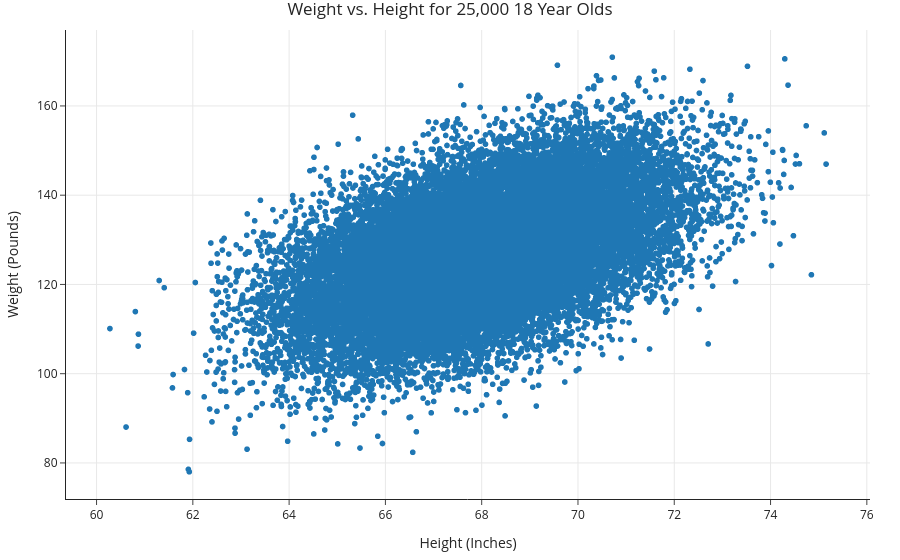

Notebook code for this chart:
### Code cell
people.plot(kind='scatter', x='Height (Inches)', y='Weight (Pounds)', 
            title='Weight vs. Height for 25,000 18 Year Olds')

### Figure 1 — Plotly figure (JSON) as saved in the notebook; plotly's stock layout.template omitted (floating-point values rounded to 4 significant figures; data arrays with more than 128 entries replaced by an {"elided": "..."} marker saying what was removed)
{"data": [{"hovertemplate": "Height (Inches)=%{x}<br>Weight (Pounds)=%{y}<extra></extra>", "legendgroup": "", "marker": {"color": "#1F77B4", "symbol": "circle"}, "mode": "markers", "name": "", "showlegend": false, "type": "scattergl", "x": {"elided": "25000 float values"}, "xaxis": "x", "y": {"elided": "25000 float values"}, "yaxis": "y"}], "layout": {"autosize": true, "legend": {"tracegroupgap": 0}, "title": {"text": "Weight vs. Height for 25,000 18 Year Olds"}, "xaxis": {"anchor": "y", "autorange": true, "domain": [0, 1], "range": [59.38, 76.05], "title": {"text": "Height (Inches)"}, "type": "linear"}, "yaxis": {"anchor": "x", "autorange": true, "domain": [0, 1], "range": [71.21, 177.7], "title": {"text": "Weight (Pounds)"}, "type": "linear"}}}
